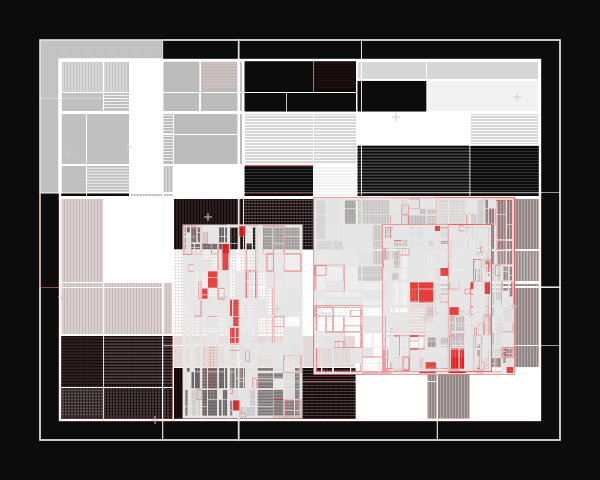

Write Python code to recreate this figure.
import cairo
import math
import random

# Setup
width, height = 600, 480
surface = cairo.ImageSurface(cairo.FORMAT_ARGB32, width, height)
ctx = cairo.Context(surface)

# Background - Deep Matte Black
ctx.set_source_rgb(0.05, 0.05, 0.05)
ctx.paint()

# Constants
PHI = (1 + 5**0.5) / 2
GOLDEN_RATIO = 1 / PHI

def draw_subdivision(x, y, w, h, depth, max_depth, orientation):
    if depth > max_depth or w < 2 or h < 2:
        return

    # Draw the current boundary
    line_weight = (max_depth - depth + 1) * 0.4
    ctx.set_line_width(line_weight)
    
    # Swiss-inspired palette: High contrast White/Grey with a highlight
    if random.random() > 0.92:
        ctx.set_source_rgba(0.9, 0.1, 0.1, 0.8) # Swiss Red highlight
    else:
        alpha = 0.3 + (0.7 * (depth / max_depth))
        ctx.set_source_rgba(0.9, 0.9, 0.9, alpha)

    ctx.rectangle(x, y, w, h)
    
    # Variety of rendering styles per cell
    style_roll = random.random()
    if style_roll > 0.85:
        ctx.fill() # Solid block
    elif style_roll > 0.6:
        ctx.stroke() # Simple outline
    elif style_roll > 0.4:
        # Internal rhythm lines (Hatching)
        ctx.stroke()
        ctx.set_line_width(0.2)
        spacing = 3.0
        if orientation == 'v':
            for i in range(1, int(w/spacing)):
                ctx.move_to(x + i*spacing, y)
                ctx.line_to(x + i*spacing, y + h)
        else:
            for i in range(1, int(h/spacing)):
                ctx.move_to(x, y + i*spacing)
                ctx.line_to(x + w, y + i*spacing)
        ctx.stroke()
    else:
        ctx.stroke()

    # Recursive logic
    if orientation == 'v':
        new_w = w * GOLDEN_RATIO
        # Decide which side to keep as the "square" and which to subdivide
        if random.random() > 0.5:
            draw_subdivision(x, y, new_w, h, depth + 1, max_depth, 'h')
            draw_subdivision(x + new_w, y, w - new_w, h, depth + 1, max_depth, 'h')
        else:
            draw_subdivision(x + (w - new_w), y, new_w, h, depth + 1, max_depth, 'h')
            draw_subdivision(x, y, w - new_w, h, depth + 1, max_depth, 'h')
    else:
        new_h = h * GOLDEN_RATIO
        if random.random() > 0.5:
            draw_subdivision(x, y, w, new_h, depth + 1, max_depth, 'v')
            draw_subdivision(x, y + new_h, w, h - new_h, depth + 1, max_depth, 'v')
        else:
            draw_subdivision(x, y + (h - new_h), w, new_h, depth + 1, max_depth, 'v')
            draw_subdivision(x, y, w, h - new_h, depth + 1, max_depth, 'v')

def draw_detail_overlay():
    """Adds a fine mathematical grid overlay to enhance the technical feel."""
    ctx.set_source_rgba(1, 1, 1, 0.1)
    ctx.set_line_width(0.5)
    
    # Vertical markers
    step = width / 20
    for i in range(21):
        ctx.move_to(i * step, 0)
        ctx.line_to(i * step, 10)
        ctx.move_to(i * step, height - 10)
        ctx.line_to(i * step, height)
    
    # Horizontal markers
    step = height / 20
    for i in range(21):
        ctx.move_to(0, i * step)
        ctx.line_to(10, i * step)
        ctx.move_to(width - 10, i * step)
        ctx.line_to(width, i * step)
    
    ctx.stroke()

# --- Execution ---

# 1. Main compositional layers
# We create three overlapping subdivision systems with different scales
random.seed(42) # For consistent rhythm

# Layer 1: Large structural blocks
draw_subdivision(40, 40, width-80, height-80, 0, 4, 'v')

# Layer 2: Medium scale details (slightly offset)
ctx.set_operator(cairo.OPERATOR_ADD) # Lighten overlaps
draw_subdivision(60, 60, width-120, height-120, 0, 6, 'h')

# Layer 3: Fine micro-structures in specific zones
ctx.set_operator(cairo.OPERATOR_OVER)
for _ in range(3):
    rx = random.randint(100, 400)
    ry = random.randint(100, 300)
    rw = random.randint(100, 200)
    rh = random.randint(100, 200)
    draw_subdivision(rx, ry, rw, rh, 0, 8, 'v')

# 2. Final Swiss design accents
draw_detail_overlay()

# Tiny data-points (crosses) at random grid intersections
ctx.set_source_rgb(0.8, 0.8, 0.8)
ctx.set_line_width(1.0)
for _ in range(15):
    px, py = random.randint(50, 550), random.randint(50, 430)
    size = 4
    ctx.move_to(px - size, py)
    ctx.line_to(px + size, py)
    ctx.move_to(px, py - size)
    ctx.line_to(px, py + size)
    ctx.stroke()

# Clean border
ctx.set_source_rgb(0.05, 0.05, 0.05)
ctx.set_line_width(20)
ctx.rectangle(0, 0, width, height)
ctx.stroke()
